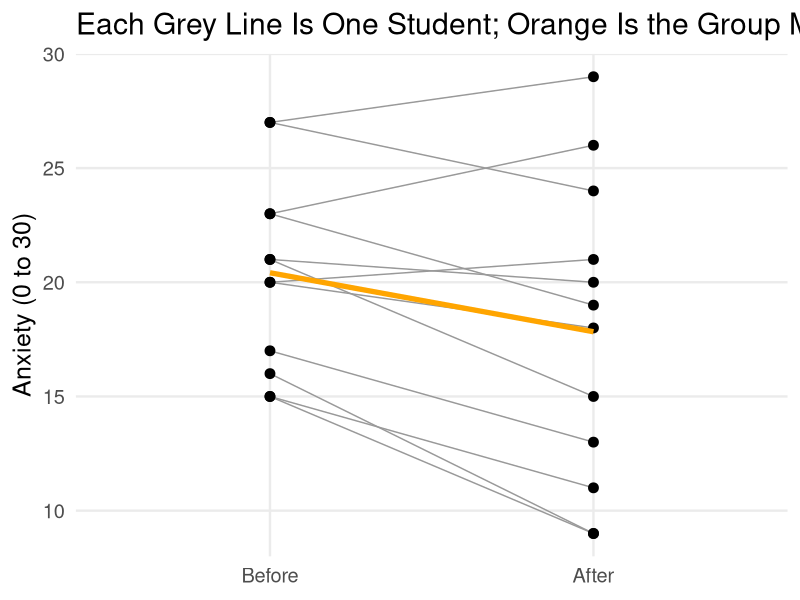

Generate this figure with R:
## ---- chunk 1
#| label: anxiety-data
#| code-fold: false
set.seed(seed = 6)
before <- round(x = rnorm(n = 12, mean = 20, sd = 4), digits = 0)
after  <- round(x = before - 3 + rnorm(n = 12, mean = 0, sd = 2.5), digits = 0)

data.frame(student = 1:12, before = before, after = after)
## ---- chunk 2
#| label: difference-scores
#| code-fold: false
D <- after - before     # after minus before: a negative D means anxiety went DOWN

D

c(n = length(x = D),
  mean_D = mean(x = D),
  sd_D = sd(x = D))
## ---- chunk 3
#| label: paired-by-hand
#| code-fold: false
n      <- length(x = D)
d_bar  <- mean(x = D)
s_d    <- sd(x = D)

se     <- s_d / sqrt(x = n)                # estimated standard error
t      <- d_bar / se                       # compared with 0, so nothing to subtract
df     <- n - 1

# Two-tailed p: area beyond |t| in one tail, doubled
p      <- 2 * pt(q = abs(x = t), df = df, lower.tail = FALSE)

# Critical value: the t that leaves 2.5% in each tail
t_crit <- qt(p = 0.975, df = df, lower.tail = TRUE)

c(se = se, t = t, df = df, p = p, t_crit = t_crit)
## ---- chunk 4
#| label: paired-t-test
#| code-fold: false
t.test(x = after, y = before, paired = TRUE, alternative = "two.sided", conf.level = 0.95)
## ---- chunk 5
#| label: one-sample-on-d
#| code-fold: false
t.test(x = D, mu = 0, alternative = "two.sided", conf.level = 0.95)
## ---- chunk 6
#| label: paired-vs-independent
#| code-fold: false
# Ignoring the pairing (wrong for these data)
t.test(x = after, y = before, paired = FALSE, var.equal = TRUE)$p.value

# Using the pairing
t.test(x = after, y = before, paired = TRUE)$p.value
## ---- chunk 7
#| label: plot-paired-lines
#| fig-width: 11
#| fig-height: 4.5
library(ggplot2)

long <- data.frame(
  student = rep(x = 1:12, times = 2),
  time    = factor(x = rep(x = c("Before", "After"), each = 12), levels = c("Before", "After")),
  anxiety = c(before, after)
)

ggplot(data = long, mapping = aes(x = time, y = anxiety, group = student)) +
  geom_line(color = "grey60") +
  geom_point(size = 3) +
  stat_summary(mapping = aes(group = 1), fun = mean, geom = "line",
               color = "orange", linewidth = 1.8) +
  theme_minimal(base_size = 18) +
  labs(
    title = "Each Grey Line Is One Student; Orange Is the Group Mean",
    x = NULL, y = "Anxiety (0 to 30)"
  ) +
  theme(panel.grid.minor = element_blank())
## ---- chunk 8
#| label: cohens-dz
#| code-fold: false
d_z <- d_bar / s_d
round(x = d_z, digits = 2)
## ---- chunk 9
#| label: recall-data
#| code-fold: false
set.seed(seed = 133)
near <- round(x = rnorm(n = 10, mean = 14, sd = 3), digits = 0)
away <- round(x = near + 1.5 + rnorm(n = 10, mean = 0, sd = 2.2), digits = 0)

data.frame(student = 1:10, near = near, away = away)
